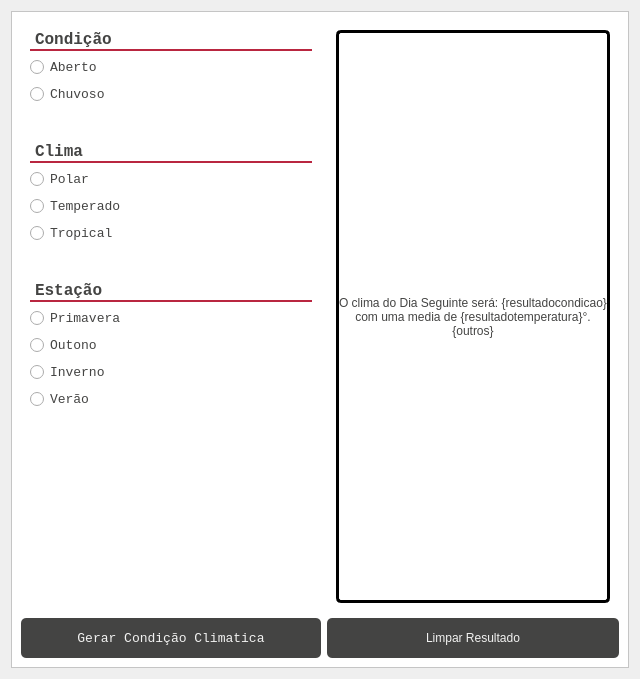
             <widget class="QWidget" name="tab_8">
              <attribute name="title">
               <string>Condiçoes e Clima</string>
              </attribute>
              <layout class="QGridLayout" name="gridLayout_18">
               <item row="0" column="0">
                <widget class="QFrame" name="frame_12">
                 <property name="styleSheet">
                  <string notr="true">background-color: rgb(255, 255, 255);
color: rgb(68, 68, 67);

</string>
                 </property>
                 <property name="frameShape">
                  <enum>QFrame::StyledPanel</enum>
                 </property>
                 <property name="frameShadow">
                  <enum>QFrame::Raised</enum>
                 </property>
                 <layout class="QGridLayout" name="gridLayout_29">
                  <item row="1" column="1">
                   <widget class="QPushButton" name="conButtonLimpar">
                    <property name="sizePolicy">
                     <sizepolicy hsizetype="Minimum" vsizetype="Maximum">
                      <horstretch>0</horstretch>
                      <verstretch>0</verstretch>
                     </sizepolicy>
                    </property>
                    <property name="minimumSize">
                     <size>
                      <width>0</width>
                      <height>40</height>
                     </size>
                    </property>
                    <property name="styleSheet">
                     <string notr="true">QPushButton::hover{
	background-color: rgb(185, 38, 64);
	font: bold 10pt &quot;Consolas&quot;;
}
QPushButton{
	color: rgb(242, 242, 241);
	background-color: rgb(68, 68, 67);
	font: 10pt &quot;Consolas&quot;;
	border-radius: 5px
}</string>
                    </property>
                    <property name="text">
                     <string>Limpar Resultado</string>
                    </property>
                   </widget>
                  </item>
                  <item row="1" column="0">
                   <widget class="QPushButton" name="conButtonGerar">
                    <property name="sizePolicy">
                     <sizepolicy hsizetype="Minimum" vsizetype="Maximum">
                      <horstretch>0</horstretch>
                      <verstretch>0</verstretch>
                     </sizepolicy>
                    </property>
                    <property name="minimumSize">
                     <size>
                      <width>0</width>
                      <height>40</height>
                     </size>
                    </property>
                    <property name="font">
                     <font>
                      <family>Consolas</family>
                      <pointsize>10</pointsize>
                      <weight>50</weight>
                      <italic>false</italic>
                      <bold>false</bold>
                     </font>
                    </property>
                    <property name="styleSheet">
                     <string notr="true">QPushButton::hover{
	background-color: rgb(185, 38, 64);
	font: bold 10pt &quot;Consolas&quot;;
}
QPushButton{
	color: rgb(242, 242, 241);
	background-color: rgb(68, 68, 67);
	font: 10pt &quot;Consolas&quot;;
	border-radius: 5px
}</string>
                    </property>
                    <property name="text">
                     <string>Gerar Condição Climatica</string>
                    </property>
                   </widget>
                  </item>
                  <item row="0" column="1">
                   <widget class="QWidget" name="widget_7" native="true">
                    <property name="sizePolicy">
                     <sizepolicy hsizetype="Expanding" vsizetype="Preferred">
                      <horstretch>0</horstretch>
                      <verstretch>0</verstretch>
                     </sizepolicy>
                    </property>
                    <property name="styleSheet">
                     <string notr="true"/>
                    </property>
                    <layout class="QGridLayout" name="gridLayout_28">
                     <item row="1" column="0">
                      <widget class="QLabel" name="conLabelResultado">
                       <property name="styleSheet">
                        <string notr="true">QLabel{
	font: 15pt &quot;Consolas&quot;;
	border-style: solid;
	border-width: 3px;
	border-radius: 5px;
}</string>
                       </property>
                       <property name="text">
                        <string>O clima do Dia Seguinte será: {resultadocondicao} com uma media de {resultadotemperatura}°. {outros}</string>
                       </property>
                       <property name="alignment">
                        <set>Qt::AlignCenter</set>
                       </property>
                       <property name="wordWrap">
                        <bool>true</bool>
                       </property>
                       <property name="margin">
                        <number>20</number>
                       </property>
                      </widget>
                     </item>
                    </layout>
                   </widget>
                  </item>
                  <item row="0" column="0">
                   <widget class="QWidget" name="widget_6" native="true">
                    <property name="sizePolicy">
                     <sizepolicy hsizetype="Preferred" vsizetype="Preferred">
                      <horstretch>0</horstretch>
                      <verstretch>0</verstretch>
                     </sizepolicy>
                    </property>
                    <property name="minimumSize">
                     <size>
                      <width>300</width>
                      <height>80</height>
                     </size>
                    </property>
                    <property name="styleSheet">
                     <string notr="true">QLabel{
	font: bold 12pt &quot;Consolas&quot;;
    border-bottom: 2px solid rgb(53, 53, 53);
    border-bottom-color:  rgb(185, 38, 64);
	border-radius: 0px;
}
QRadioButton{
	font: 10pt &quot;Consolas&quot;;
}</string>
                    </property>
                    <layout class="QGridLayout" name="gridLayout_27">
                     <item row="6" column="0">
                      <widget class="QRadioButton" name="conButtonPolar">
                       <property name="font">
                        <font>
                         <family>Consolas</family>
                         <pointsize>10</pointsize>
                         <weight>50</weight>
                         <italic>false</italic>
                         <bold>false</bold>
                        </font>
                       </property>
                       <property name="text">
                        <string>Polar</string>
                       </property>
                       <attribute name="buttonGroup">
                        <string notr="true">buttonGroup_4</string>
                       </attribute>
                      </widget>
                     </item>
                     <item row="4" column="0">
                      <spacer name="verticalSpacer_9">
                       <property name="orientation">
                        <enum>Qt::Vertical</enum>
                       </property>
                       <property name="sizeType">
                        <enum>QSizePolicy::Preferred</enum>
                       </property>
                       <property name="sizeHint" stdset="0">
                        <size>
                         <width>20</width>
                         <height>31</height>
                        </size>
                       </property>
                      </spacer>
                     </item>
                     <item row="7" column="0">
                      <widget class="QRadioButton" name="conButtonTemperado">
                       <property name="font">
                        <font>
                         <family>Consolas</family>
                         <pointsize>10</pointsize>
                         <weight>50</weight>
                         <italic>false</italic>
                         <bold>false</bold>
                        </font>
                       </property>
                       <property name="text">
                        <string>Temperado</string>
                       </property>
                       <attribute name="buttonGroup">
                        <string notr="true">buttonGroup_4</string>
                       </attribute>
                      </widget>
                     </item>
                     <item row="8" column="0">
                      <widget class="QRadioButton" name="conButtonTropical">
                       <property name="font">
                        <font>
                         <family>Consolas</family>
                         <pointsize>10</pointsize>
                         <weight>50</weight>
                         <italic>false</italic>
                         <bold>false</bold>
                        </font>
                       </property>
                       <property name="text">
                        <string>Tropical</string>
                       </property>
                       <attribute name="buttonGroup">
                        <string notr="true">buttonGroup_4</string>
                       </attribute>
                      </widget>
                     </item>
                     <item row="15" column="0">
                      <spacer name="verticalSpacer_10">
                       <property name="orientation">
                        <enum>Qt::Vertical</enum>
                       </property>
                       <property name="sizeHint" stdset="0">
                        <size>
                         <width>20</width>
                         <height>193</height>
                        </size>
                       </property>
                      </spacer>
                     </item>
                     <item row="2" column="0">
                      <widget class="QRadioButton" name="conButtonAberto">
                       <property name="font">
                        <font>
                         <family>Consolas</family>
                         <pointsize>10</pointsize>
                         <weight>50</weight>
                         <italic>false</italic>
                         <bold>false</bold>
                        </font>
                       </property>
                       <property name="text">
                        <string>Aberto</string>
                       </property>
                       <attribute name="buttonGroup">
                        <string notr="true">buttonGroup_3</string>
                       </attribute>
                      </widget>
                     </item>
                     <item row="3" column="0">
                      <widget class="QRadioButton" name="conButtonChuvoso">
                       <property name="font">
                        <font>
                         <family>Consolas</family>
                         <pointsize>10</pointsize>
                         <weight>50</weight>
                         <italic>false</italic>
                         <bold>false</bold>
                        </font>
                       </property>
                       <property name="text">
                        <string>Chuvoso</string>
                       </property>
                       <attribute name="buttonGroup">
                        <string notr="true">buttonGroup_3</string>
                       </attribute>
                      </widget>
                     </item>
                     <item row="1" column="0">
                      <widget class="QLabel" name="label_10">
                       <property name="font">
                        <font>
                         <family>Consolas</family>
                         <pointsize>12</pointsize>
                         <weight>75</weight>
                         <italic>false</italic>
                         <bold>true</bold>
                        </font>
                       </property>
                       <property name="text">
                        <string>Condição</string>
                       </property>
                      </widget>
                     </item>
                     <item row="5" column="0">
                      <widget class="QLabel" name="label_11">
                       <property name="font">
                        <font>
                         <family>Consolas</family>
                         <pointsize>12</pointsize>
                         <weight>75</weight>
                         <italic>false</italic>
                         <bold>true</bold>
                        </font>
                       </property>
                       <property name="text">
                        <string>Clima</string>
                       </property>
                      </widget>
                     </item>
                     <item row="9" column="0">
                      <spacer name="verticalSpacer_11">
                       <property name="orientation">
                        <enum>Qt::Vertical</enum>
                       </property>
                       <property name="sizeType">
                        <enum>QSizePolicy::Preferred</enum>
                       </property>
                       <property name="sizeHint" stdset="0">
                        <size>
                         <width>20</width>
                         <height>31</height>
                        </size>
                       </property>
                      </spacer>
                     </item>
                     <item row="10" column="0">
                      <widget class="QLabel" name="label_13">
                       <property name="font">
                        <font>
                         <family>Consolas</family>
                         <pointsize>12</pointsize>
                         <weight>75</weight>
                         <italic>false</italic>
                         <bold>true</bold>
                        </font>
                       </property>
                       <property name="text">
                        <string>Estação</string>
                       </property>
                      </widget>
                     </item>
                     <item row="11" column="0">
                      <widget class="QRadioButton" name="conButtonPrimavera">
                       <property name="font">
                        <font>
                         <family>Consolas</family>
                         <pointsize>10</pointsize>
                         <weight>50</weight>
                         <italic>false</italic>
                         <bold>false</bold>
                        </font>
                       </property>
                       <property name="text">
                        <string>Primavera</string>
                       </property>
                       <attribute name="buttonGroup">
                        <string notr="true">buttonGroup_5</string>
                       </attribute>
                      </widget>
                     </item>
                     <item row="12" column="0">
                      <widget class="QRadioButton" name="conButtonOutono">
                       <property name="font">
                        <font>
                         <family>Consolas</family>
                         <pointsize>10</pointsize>
                         <weight>50</weight>
                         <italic>false</italic>
                         <bold>false</bold>
                        </font>
                       </property>
                       <property name="text">
                        <string>Outono</string>
                       </property>
                       <attribute name="buttonGroup">
                        <string notr="true">buttonGroup_5</string>
                       </attribute>
                      </widget>
                     </item>
                     <item row="13" column="0">
                      <widget class="QRadioButton" name="conButtonInverno">
                       <property name="font">
                        <font>
                         <family>Consolas</family>
                         <pointsize>10</pointsize>
                         <weight>50</weight>
                         <italic>false</italic>
                         <bold>false</bold>
                        </font>
                       </property>
                       <property name="text">
                        <string>Inverno</string>
                       </property>
                       <attribute name="buttonGroup">
                        <string notr="true">buttonGroup_5</string>
                       </attribute>
                      </widget>
                     </item>
                     <item row="14" column="0">
                      <widget class="QRadioButton" name="conButtonVerao">
                       <property name="font">
                        <font>
                         <family>Consolas</family>
                         <pointsize>10</pointsize>
                         <weight>50</weight>
                         <italic>false</italic>
                         <bold>false</bold>
                        </font>
                       </property>
                       <property name="text">
                        <string>Verão</string>
                       </property>
                       <attribute name="buttonGroup">
                        <string notr="true">buttonGroup_5</string>
                       </attribute>
                      </widget>
                     </item>
                    </layout>
                   </widget>
                  </item>
                 </layout>
                </widget>
               </item>
              </layout>
             </widget>
